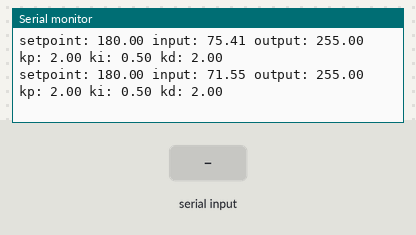
A sketch run on a simulated Arduino Uno, built with avr-gcc and run on an emulated ATmega328P. On the bench: the last lines printed to the serial monitor. Inputs (shaded band) come from the test bench. Random numbers use the default seed unless the sketch sets one.

Above: at 1.2 s.
1.3 s: "1" received over Serial
At 1.9 s:
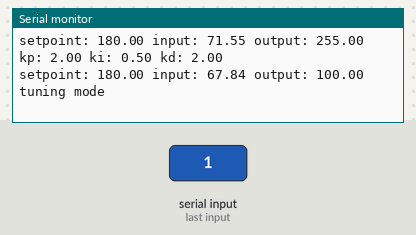
3.5 s: "0" received over Serial
At 3.9 s:
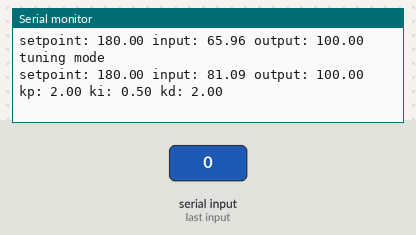
Timing chart, 0 to 6.5 s (numbered marks = the images above; inputs shaded):
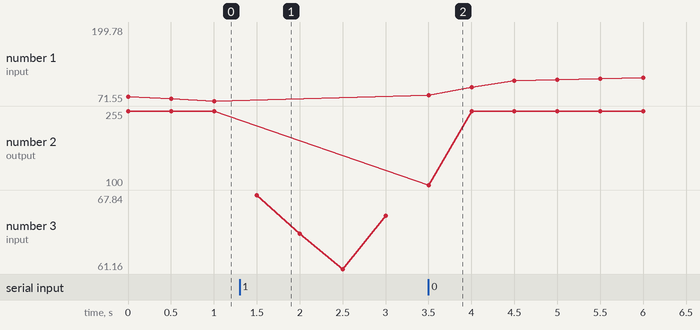

The sketch:

ardFilaSplicePIDautoTune.ino
```cpp
// https://github.com/br3ttb/Arduino-PID-AutoTune-Library

#include <PID_v1.h>
#include <PID_AutoTune_v0.h>

byte ATuneModeRemember = 2;
double input = 80, output = 50, setpoint = 180;
double kp = 2, ki = 0.5, kd = 2;

double kpmodel = 1.5, taup = 100, theta[50];
double outputStart = 5;
double aTuneStep = 50, aTuneNoise = 1, aTuneStartValue = 100;
unsigned int aTuneLookBack = 20;

boolean tuning = false;
unsigned long  modelTime, serialTime;

PID myPID(&input, &output, &setpoint, kp, ki, kd, DIRECT);
PID_ATune aTune(&input, &output);

/*******************************
  Pins
*******************************/
const int pwmPin = 6; // pin that controls the MOSFET
const int thermPin = A0; // pin connected to the thermistor

/*******************************
  Simulation
*******************************/
boolean useSimulation = true; // set to false to connect to the real world

/*******************************
  Temperatures and thermistor
*******************************/
//double setPoint = 200; // this is our goal temperature

const float seriesResistor = 100000.0; // value of the resistor in serie with the thermistor

const float thermistorNominal = 100000.0; // resistance at 25 degrees C
const float nominalTemperature = 25.0; // temp. for nominal resistance (almost always 25 C)
const float betaCoefficient = 3950.0; // the beta coefficient of the thermistor (usually 3000-4000)

const int numSamples = 10; // how many samples to take and average, more takes longer but is more 'smooth'
int samples[numSamples];

uint8_t i;
float average;
float steinhart;

const float tempOffset = 0;
const float tempFactor = 0.92;

void setup()
{
  if (useSimulation)
  {
    for (byte i = 0; i < 50; i++)
    {
      theta[i] = outputStart;
    }
    modelTime = 0;
  }

  myPID.SetMode(AUTOMATIC); // setup the pid

  if (tuning) {
    tuning = false;
    changeAutoTune();
    tuning = true;
  }

  serialTime = 0;
  Serial.begin(9600);

}

void loop()
{

  unsigned long now = millis();

  if (!useSimulation) { //pull the input in from the real world
    steinhart = readTemp(); // initialize the variables we're linked to
    input = (steinhart + tempOffset) * tempFactor;
  }

  if (tuning) {
    byte val = (aTune.Runtime());
    if (val != 0) {
      tuning = false;
    }
    if (!tuning) { //we're done, set the tuning parameters
      kp = aTune.GetKp();
      ki = aTune.GetKi();
      kd = aTune.GetKd();
      myPID.SetTunings(kp, ki, kd);
      AutoTuneHelper(false);
    }
  } else {
    myPID.Compute();
  }

  if (useSimulation) {
    theta[30] = output;
    if (now >= modelTime) {
      modelTime += 100;
      DoModel();
    }
  } else {
    analogWrite(0, output);
  }

  //send-receive with processing if it's time
  if (millis() > serialTime) {
    SerialReceive();
    SerialSend();
    serialTime += 500;
  }
}

void changeAutoTune() {
  if (!tuning) {
    //Set the output to the desired starting frequency.
    output = aTuneStartValue;
    aTune.SetNoiseBand(aTuneNoise);
    aTune.SetOutputStep(aTuneStep);
    aTune.SetLookbackSec((int)aTuneLookBack);
    AutoTuneHelper(true);
    tuning = true;
  } else { //cancel autotune
    aTune.Cancel();
    tuning = false;
    AutoTuneHelper(false);
  }
}

void AutoTuneHelper(boolean start) {
  if (start) {
    ATuneModeRemember = myPID.GetMode();
  } else {
    myPID.SetMode(ATuneModeRemember);
  }
}


void SerialSend() {
  Serial.print("setpoint: "); Serial.print(setpoint); Serial.print(" ");
  Serial.print("input: "); Serial.print(input); Serial.print(" ");
  Serial.print("output: "); Serial.print(output); Serial.print(" ");
  if (tuning) {
    Serial.println("tuning mode");
  } else {
    Serial.print("kp: "); Serial.print(myPID.GetKp()); Serial.print(" ");
    Serial.print("ki: "); Serial.print(myPID.GetKi()); Serial.print(" ");
    Serial.print("kd: "); Serial.print(myPID.GetKd()); Serial.println();
  }
}

void SerialReceive() {
  if (Serial.available()) {
    char b = Serial.read();
    Serial.flush();
    if ((b == '1' && !tuning) || (b != '1' && tuning)) {
      changeAutoTune();
    }
  }
}

void DoModel() {
  //cycle the dead time
  for (byte i = 0; i < 49; i++) {
    theta[i] = theta[i + 1];
  }
  //compute the input
  input = (kpmodel / taup) * (theta[0] - outputStart) + input * (1 - 1 / taup) + ((float)random(-10, 10)) / 100;

}

double readTemp() {

  for (i = 0; i < numSamples; i++) { // take N samples in a row, with a slight delay
    samples[i] = analogRead(thermPin);
    delay(10);
  }

  average = 0;  // average all the samples out
  for (i = 0; i < numSamples; i++) {
    average += samples[i];
  }
  average /= numSamples;

  average = (1023 / average)  - 1;     // (1023/ADC - 1)
  average = seriesResistor / average;  // 100K / (1023/ADC - 1)

  steinhart = average / thermistorNominal;     // (R/Ro)
  steinhart = log(steinhart);                  // ln(R/Ro)
  steinhart /= betaCoefficient;                   // 1/B * ln(R/Ro)
  steinhart += 1.0 / (nominalTemperature + 273.15); // + (1/To)
  steinhart = 1.0 / steinhart;                 // Invert
  steinhart -= 273.15;                         // convert absolute

  return steinhart;

}
```

Measured:
- after the input at 1.3 s, the serial monitor: prints a new line after 0.20 s (image 1)
- after the input at 3.5 s, the serial monitor: prints a new line at once (image 2)
- plotted number 1: 71.55 → 199.78 after the input at 3.5 s
- plotted number 2: 255 → 177.16 after the input at 3.5 s
